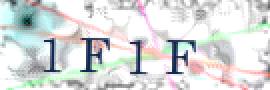
#> input picture image/1f1f.png, 135 x 45 px (shown 2 times larger); its folder holds only this picture in this run
$ python color_range_tester.py
#> lines starting #> are read from the running program, lines starting #| are printed output that depends on the picture; after the words box and inside, x2 and y2 are one past the last pixel; in counts of white or black regions, pixels touching at a corner belong together
#> the answer given: 1
import cv2
import numpy as np
import os
import glob
from pathlib import Path
import time
from datetime import datetime
import sys

from scipy.ndimage import gaussian_filter
from PIL import Image
from PIL import ImageFilter


class ColorRangeTester:
    def __init__(self, image_dir='./image', results_dir='./results/color_filters'):
        """Inicializa o testador de faixas de cores.

        Args:
            image_dir: Diretório contendo as imagens a serem processadas
            results_dir: Diretório para salvar os resultados
        """
        self.image_dir = image_dir
        self.results_dir = results_dir
        self.ensure_dirs_exist()

    def ensure_dirs_exist(self):
        """Garante que os diretórios necessários existam."""
        Path(self.results_dir).mkdir(parents=True, exist_ok=True)

    def filter_image(self, image_path, lower_hsv, upper_hsv, color_name='custom'):
        """Filtra uma imagem usando uma faixa de cores HSV.

        Args:
            image_path: Caminho para a imagem
            lower_hsv: Limite inferior da faixa HSV como array [H, S, V]
            upper_hsv: Limite superior da faixa HSV como array [H, S, V]
            color_name: Nome da cor ou faixa para organizar os resultados

        Returns:
            Tuple contendo a imagem original, máscara e resultado
        """
#> called with image_path = './image/1f1f.png', color_name = 'dark'
        # Carrega a imagem
        img = cv2.imread(image_path)
#> img is the input picture: shape (45, 135, 3); mean B, G, R 219, 219.3, 216.5
        if img is None:
            print(f"\033[1;31mErro ao carregar a imagem: {image_path}\033[0m")
            return None, None, None

        # Converte para HSV
        hsv = cv2.cvtColor(img, cv2.COLOR_BGR2HSV)
#> hsv: shape (45, 135, 3); mean H, S, V 56, 22, 226.5

        # Cria a máscara para a faixa de cores
        mask = cv2.inRange(hsv, np.array(lower_hsv), np.array(upper_hsv))
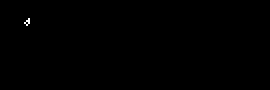
#> mask: shape (45, 135) (shown 2 times larger); 0.1% white in thin lines or dots, all inside (x1, y1, x2, y2) = (12, 9, 15, 13)

        # Aplica a máscara na imagem original
        result = cv2.bitwise_and(img, img, mask=mask)

        # Cria um diretório específico para a cor
        color_dir = os.path.join(self.results_dir, color_name)
        Path(color_dir).mkdir(parents=True, exist_ok=True)

        # Extrai o nome base da imagem
        base_name = os.path.basename(image_path).split('.')[0]

        # Salva os resultados
        cv2.imwrite(os.path.join(color_dir, f"{base_name}_original.jpg"), img)
        cv2.imwrite(os.path.join(color_dir, f"{base_name}_mask.jpg"), mask)
        cv2.imwrite(os.path.join(color_dir, f"{base_name}_result.jpg"), result)

        return img, mask, result

    def process_batch(self, file_pattern="*.png", lower_hsv=[0, 0, 0], upper_hsv=[180, 255, 60], color_name='dark'):
        """Processa um lote de imagens com a mesma faixa de cores.

        Args:
            file_pattern: Padrão para encontrar arquivos (ex: "*.png")
            lower_hsv: Limite inferior da faixa HSV como array [H, S, V]
            upper_hsv: Limite superior da faixa HSV como array [H, S, V]
            color_name: Nome da cor ou faixa para organizar os resultados

        Returns:
            Número de imagens processadas com sucesso
        """
        # Lista todas as imagens que correspondem ao padrão
        image_paths = glob.glob(os.path.join(self.image_dir, file_pattern))

        if not image_paths:
            print(f"\033[1;31mNenhuma imagem encontrada com o padrão '{file_pattern}' em '{self.image_dir}'\033[0m")
            return 0

        success_count = 0
        total_images = len(image_paths)

        # Exibe informações iniciais
        print("\n" + "="*80)
        print(f"PROCESSAMENTO DE FILTRO: {color_name.upper()}")
        print(f"Parâmetros HSV: Inferior={lower_hsv}, Superior={upper_hsv}")
        print("="*80)

        start_time = time.time()

        for idx, image_path in enumerate(image_paths):
            # Status de progresso
            progress = (idx + 1) / total_images
            elapsed_time = time.time() - start_time
            estimated_total_time = elapsed_time / progress if progress > 0 else 0
            remaining_time = estimated_total_time - elapsed_time if estimated_total_time > 0 else 0

            # Barra de progresso
            progress_bar_length = 40
            progress_filled = int(progress * progress_bar_length)
            progress_bar = "[" + "=" * progress_filled + " " * (progress_bar_length - progress_filled) + "]"

            sys.stdout.write(f"\r{progress_bar} {progress:.1%} | Processando: {os.path.basename(image_path):<20}")
            sys.stdout.flush()

            # Processa a imagem
            img, mask, result = self.filter_image(image_path, lower_hsv, upper_hsv, color_name)

            if img is not None:
                success_count += 1

        # Limpa a linha atual e exibe o resumo
        sys.stdout.write("\r" + " " * 100 + "\r")  # Limpa a linha

        print("\n" + "-"*80)
        print(f"RESUMO DO PROCESSAMENTO: {color_name.upper()}")
        print(f"Faixa HSV: Inferior={lower_hsv}, Superior={upper_hsv}")
        print(f"Imagens processadas: {success_count}/{total_images} ({success_count/total_images:.1%})")
        print(f"Tempo de execução: {(time.time() - start_time):.2f} segundos")
        print(f"Resultados salvos em: {self.results_dir}/{color_name}/")
        print("-"*80 + "\n")

        return success_count

    # [86 lines left out: function show_test_window, not called in this run]

def run_predefined_tests():
    """Executa testes predefinidos de filtragem de cores."""
    print("\n" + "*"*80)
    print("* EXECUÇÃO DE TESTES PREDEFINIDOS DE FILTROS DE COR")
    print("*"*80)
    print(f"* Data/hora: {datetime.now().strftime('%d/%m/%Y %H:%M:%S')}")
    print("*"*80 + "\n")

    tester = ColorRangeTester()

    # Cores comuns para teste
    color_ranges = {
        'dark': ([0, 0, 0], [180, 255, 60]),
        'red': ([0, 100, 20], [10, 255, 255]),
        'blue': ([100, 100, 20], [140, 255, 255]),
        'green': ([40, 100, 20], [80, 255, 255]),
        'yellow': ([20, 100, 20], [40, 255, 255])
    }

    start_time = time.time()
    total_tests = len(color_ranges)
    current_test = 0

    # Processa cada cor
    for color_name, (lower, upper) in color_ranges.items():
        current_test += 1
        print(f"\n\033[1;36mTESTE {current_test}/{total_tests}: {color_name.upper()}\033[0m")
        tester.process_batch(file_pattern="*.png", lower_hsv=lower, upper_hsv=upper, color_name=color_name)

    # Resumo final
    print("\n" + "="*80)
    print("RESULTADOS FINAIS DOS TESTES PREDEFINIDOS")
    print("="*80)
    print(f"Testes concluídos: {total_tests}")
    print(f"Tempo total de execução: {(time.time() - start_time):.2f} segundos")
    print("="*80)

def main():
    """Função principal para executar o programa."""
    print("\n" + "*"*80)
    print("* PROGRAMA DE TESTE DE FILTRAGEM POR COR")
    print("*"*80)
    print(f"* Data/hora: {datetime.now().strftime('%d/%m/%Y %H:%M:%S')}")
    print("*"*80)

    print("\n1. \033[1;36mExecutar testes predefinidos (várias cores)\033[0m")
    print("2. \033[1;33mAbrir janela interativa para ajuste fino\033[0m")
    print("3. \033[1;32mProcessar com parâmetros personalizados\033[0m")
    print("4. \033[1;31mSair\033[0m")

    option = input("\nEscolha uma opção: ")

    tester = ColorRangeTester()

    if option == "1":
        run_predefined_tests()
    elif option == "2":
        image_path = input("Digite o caminho da imagem para teste (ex: ./image/1f1f.png): ")
        if not image_path:
            image_path = "./image/3zwv.png"
        tester.show_test_window(image_path)
    elif option == "3":
        print("\n" + "-"*80)
        print("FILTRO PERSONALIZADO - CONFIGURAÇÃO DE PARÂMETROS")
        print("-"*80)

        print("\nDigite os valores HSV:")
        h_min = int(input("H Min (0-180): "))
        s_min = int(input("S Min (0-255): "))
        v_min = int(input("V Min (0-255): "))
        h_max = int(input("H Max (0-180): "))
        s_max = int(input("S Max (0-255): "))
        v_max = int(input("V Max (0-255): "))

        lower_hsv = [h_min, s_min, v_min]
        upper_hsv = [h_max, s_max, v_max]

        color_name = input("Nome da cor/faixa: ")
        if not color_name:
            color_name = f"custom_{datetime.now().strftime('%Y%m%d_%H%M%S')}"

        pattern = input("Padrão de arquivo (ex: *.png): ")
        if not pattern:
            pattern = "*.png"

        print("\n" + "-"*80)
        print(f"INICIANDO PROCESSAMENTO COM CONFIGURAÇÃO PERSONALIZADA")
        print("-"*80)

        tester.process_batch(file_pattern=pattern, lower_hsv=lower_hsv,
                            upper_hsv=upper_hsv, color_name=color_name)
    elif option == "4":
        print("\n\033[1;33mPrograma encerrado.\033[0m")
    else:
        print("\n\033[1;31mOpção inválida.\033[0m")

if __name__ == "__main__":
    main()
